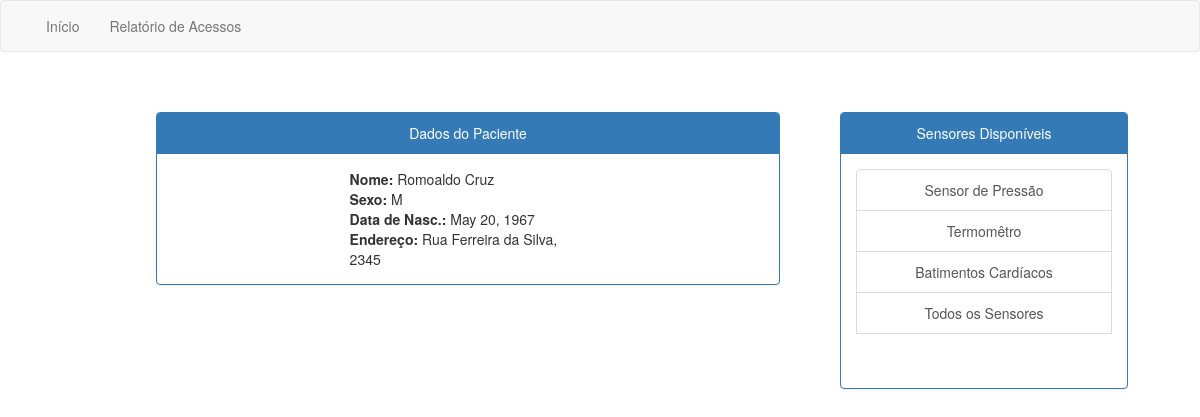
/medical/sensors_list/2, run on the app's committed database.
### medical/models.py (models this page shows, shortened)
class Patient(models.Model):
	email = models.EmailField(max_length=80, unique=True)
	name = models.CharField(max_length=80)
	lastname = models.CharField(max_length=80)
	occupation = models.CharField(max_length=200);
	gender = models.CharField(max_length=1, choices=GENDERCHOICE)
	date_of_birth = models.DateField(null=True)
	nationality = models.CharField(max_length=200);					#FIXME: Esse campo deve ter valores pré definidos.

class Address(models.Model):
	zipcode = models.CharField(max_length=9);
	address1 = models.CharField(max_length=200);					# Rua
	address2 = models.CharField(max_length=200);					# Complemento
	number = models.DecimalField(max_digits=10, decimal_places=0)
	district = models.CharField(max_length=200);					# Bairro
	city = models.CharField(max_length=200);
	state = models.CharField(max_length=200);
	patient = models.OneToOneField(Patient, null=True, blank=True)
	def __unicode__(self):
		return "%s, %s" % (self.address1, self.number)

### medical/views.py (the view)
# urls.py: url(r'^sensors_list/(?P<patient_pk>\d+)$', sensors_list, name='sensors_list'),
def sensors_list(request, patient_pk):
	patient = Patient.objects.get(pk = patient_pk)
	address = Address.objects.get(patient = patient_pk)
	return render(request, 'medical/sensors_list.html', {'patient': patient, 'address': address})

### medical/templates/medical/sensors_list.html (shortened to what this page needs)
{% extends "base.html" %}
{% block content %}
	<br/>
	<br/>
	<div id="left_div">
		<div class="panel panel-primary" style="width: 80%; float: right">
			<div class="panel-heading">
				Dados do Paciente
			</div>
			<div class="panel-body">
				<div id="ph1">
				</div>
				<div id="patient_info">
					<b>Nome:</b> {{ patient.name }} {{ patient.lastname }}
					<br/>
					<b>Sexo:</b> {{ patient.gender }}
					<br/>
					<b>Data de Nasc.:</b> {{ patient.date_of_birth }}
					<br/>
					<b>Endereço:</b> {{ address }}
				</div>
				<div id="ph1">
				</div>
				<br/>
			</div>
		</div>
	</div>
	<div id="right_div">
		<div class="panel panel-primary" style="width: 80%; float: right; margin-right: 20%">
			<div class="panel-heading">
				Sensores Disponíveis
			</div>
			<div class="panel-body">
				<div class="list-group">
					<a href="{% url 'blood_pressure_sensor' patient.pk %}" class="list-group-item">Sensor de Pressão</a>
					<a href="{% url 'temperature_sensor' patient.pk %}" class="list-group-item">Termomêtro</a>
					<a href="{% url 'heartbeat_sensor' patient.pk %}" class="list-group-item">Batimentos Cardíacos</a>
					<a href="{% url 'all_sensors' patient.pk %}" class="list-group-item">Todos os Sensores</a>
				<br/>
			</div>
		</div>
	</div>
{% endblock %}

### medical/templates/base.html (style rules this page uses)
#ph1 { float: left; width: 30%; }
#patient_info { float: left; width: 40%; text-align: left; }
#left_div { float: left; width: 65%; text-align: center; }
#right_div { float: right; width: 30%; text-align: center; }

### data on the page
Patient: name "Romoaldo", lastname "Cruz", gender "M", date_of_birth "May 20, 1967"
Address: address1+number "Rua Ferreira da Silva, 2345"
